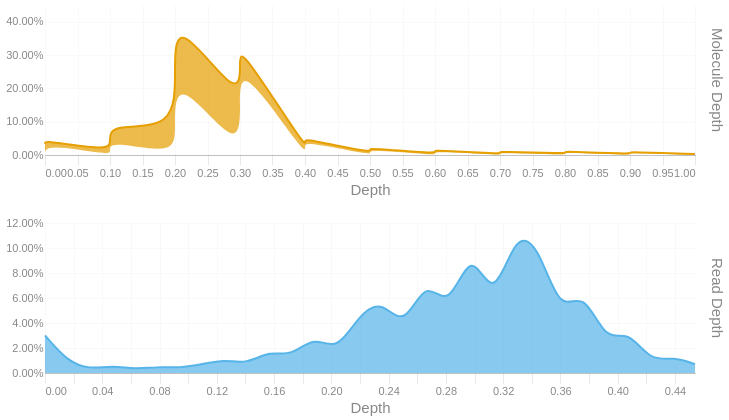

Source (notebook cell):
### Code cell
readdep = depth_hist(tb['Read Depth'], q99, 3)
readdep = readdep.with_columns(pl.lit('Read Depth').alias('Metric'))
if not SKIPLR:
    moldep = depth_hist(tb['Molecule Depth'], mol_q99, 1)
    moldep = moldep.with_columns(pl.lit('Molecule Depth').alias('Metric'))
    _hist = pl.concat([readdep, moldep])
    _hist = _hist.filter(pl.col('Proportion') != 0)
    with SafeRender(_hist):
        (
            alt.Chart(_hist)        
            .mark_area(interpolate = "basis")
            .encode(
                x=alt.X('Bin:Q').scale(domainMin=0).axis(alt.Axis(title='Depth')),
                y = alt.Y('Proportion:Q', title = None).axis(format = '.2%'),
                color = alt.Color('Metric:N').legend(None),
                row = alt.Row("Metric:N").header(title = None, labelOrient = 'right'),
                tooltip = [
                    alt.Tooltip("Metric:N", title = "Metric"),
                    alt.Tooltip('Interval:N', title = "Depth Interval"),
                    alt.Tooltip('Proportion:Q', title = "% Alignments").format('.2%')
                ]
            )
            .resolve_scale(x='independent', y='independent')
            .properties(
                height = 150, width = 650,
                usermeta={'embedOptions': {'downloadFileName': f'{samplename}.depth.hist'}}
            )
        ).display()
else:
    readdep = readdep.filter(pl.col('Proportion') != 0)
    with SafeRender(readdep):
        (
            alt.Chart(readdep)        
            .mark_area(interpolate = "basis")
            .encode(
                x=alt.X('Bin:Q').scale(domainMin=0).axis(alt.Axis(title='Depth')),
                y = alt.Y('Proportion:Q', title = None).axis(format = '.2%'),
                tooltip = [
                    alt.Tooltip('Interval:N', title = "Depth Interval"),
                    alt.Tooltip('Proportion:Q', title = "% Alignments").format('.2%')
                ]
            )
            .properties(
                usermeta={'embedOptions': {'downloadFileName': f'{samplename}.depth.hist'}}
            )
        ).display()

### Figure 1 — Vega-Lite specification as saved in the notebook (floating-point values rounded to 4 significant figures)
{"width": 650, "height": 150, "config": {"title": {"anchor": "start", "dy": -15, "fontSize": 18, "color": "#888888", "subtitleColor": "#888888", "subtitleFontSize": 14}, "arc": {"fill": "#0072B2"}, "axis": {"domainColor": "#888888", "domainWidth": 0.5, "gridWidth": 0.2, "grid": false, "titleFontWeight": 400, "titleFontSize": 15, "labelFontSize": 11, "labelColor": "#888888", "tickColor": "#888888", "tickWidth": 0.2, "titleColor": "#888888"}, "axisBand": {"grid": false}, "axisX": {"grid": true, "tickSize": 10, "domainCap": "round"}, "axisY": {"domain": false, "grid": true, "tickSize": 0, "domainCap": "round"}, "background": "transparent", "header": {"labelFontSize": 15, "labelColor": "#888888", "titleFontSize": 15, "titleFontWeight": 600, "titleColor": "#888888"}, "legend": {"labelFont": "sans-serif", "labelFontSize": 12, "labelColor": "#888888", "symbolSize": 100, "symbolType": "circle", "titleFontSize": 12, "titlePadding": 10, "titleColor": "#888888", "title": null}, "range": {"category": ["#E69F00", "#56B4E9", "#009E73", "#F0E442", "#0072B2", "#D55E00", "#CC79A7", "#000000"], "diverging": ["#cfe8f3", "#a2d4ec", "#73bfe2", "#46abdb", "#1696d2", "#12719e"]}, "area": {"fill": "#0072B2", "fillOpacity": 0.7, "line": true, "strokeOpacity": 0.7}, "line": {"color": "#0072B2", "stroke": "#0072B2", "strokeWidth": 2}, "trail": {"color": "#0072B2", "stroke": "#0072B2", "strokeWidth": 0, "size": 1}, "point": {"filled": true, "fillOpacity": 1.0, "size": 95}, "text": {"color": "#888888", "fontSize": 11, "align": "right", "fontWeight": 400, "size": 11}, "bar": {"fill": "#0072B2", "stroke": null}, "view": {"stroke": null, "continuousWidth": 660, "continuousHeight": 400}}, "data": {"name": "data-d2161243f4886a08bdf7d50e801d9c6e"}, "mark": {"type": "area", "interpolate": "basis"}, "encoding": {"color": {"field": "Metric", "legend": null, "type": "nominal"}, "row": {"field": "Metric", "header": {"title": null, "labelOrient": "right"}, "type": "nominal"}, "tooltip": [{"field": "Metric", "title": "Metric", "type": "nominal"}, {"field": "Interval", "title": "Depth Interval", "type": "nominal"}, {"field": "Proportion", "format": ".2%", "title": "% Alignments", "type": "quantitative"}], "x": {"axis": {"title": "Depth"}, "field": "Bin", "scale": {"domainMin": 0}, "type": "quantitative"}, "y": {"axis": {"format": ".2%"}, "field": "Proportion", "title": null, "type": "quantitative"}}, "resolve": {"scale": {"x": "independent", "y": "independent"}}, "usermeta": {"embedOptions": {"downloadFileName": "S6_Altamaha_3958.depth.hist"}}, "$schema": "https://vega.github.io/schema/vega-lite/v6.1.0.json", "datasets": {"data-d2161243f4886a08bdf7d50e801d9c6e": [{"Bin": 0.0, "Interval": "0.0-0.016", "Proportion": 0.03, "Metric": "Read Depth"}, {"Bin": 0.016, "Interval": "0.016-0.031", "Proportion": 0.009, "Metric": "Read Depth"}, {"Bin": 0.031, "Interval": "0.031-0.047", "Proportion": 0.003, "Metric": "Read Depth"}, {"Bin": 0.047, "Interval": "0.047-0.063", "Proportion": 0.006, "Metric": "Read Depth"}, {"Bin": 0.063, "Interval": "0.063-0.078", "Proportion": 0.003, "Metric": "Read Depth"}, {"Bin": 0.078, "Interval": "0.078-0.094", "Proportion": 0.005, "Metric": "Read Depth"}, {"Bin": 0.094, "Interval": "0.094-0.11", "Proportion": 0.004, "Metric": "Read Depth"}, {"Bin": 0.11, "Interval": "0.11-0.125", "Proportion": 0.007, "Metric": "Read Depth"}, {"Bin": 0.125, "Interval": "0.125-0.141", "Proportion": 0.011, "Metric": "Read Depth"}, {"Bin": 0.141, "Interval": "0.141-0.157", "Proportion": 0.007, "Metric": "Read Depth"}, {"Bin": 0.157, "Interval": "0.157-0.172", "Proportion": 0.018, "Metric": "Read Depth"}, {"Bin": 0.172, "Interval": "0.172-0.188", "Proportion": 0.013, "Metric": "Read Depth"}, {"Bin": 0.188, "Interval": "0.188-0.204", "Proportion": 0.03, "Metric": "Read Depth"}, {"Bin": 0.204, "Interval": "0.204-0.219", "Proportion": 0.017, "Metric": "Read Depth"}, {"Bin": 0.219, "Interval": "0.219-0.235", "Proportion": 0.046, "Metric": "Read Depth"}, {"Bin": 0.235, "Interval": "0.235-0.251", "Proportion": 0.059, "Metric": "Read Depth"}, {"Bin": 0.251, "Interval": "0.251-0.266", "Proportion": 0.035, "Metric": "Read Depth"}, {"Bin": 0.266, "Interval": "0.266-0.282", "Proportion": 0.077, "Metric": "Read Depth"}, {"Bin": 0.282, "Interval": "0.282-0.298", "Proportion": 0.049, "Metric": "Read Depth"}, {"Bin": 0.298, "Interval": "0.298-0.313", "Proportion": 0.103, "Metric": "Read Depth"}, {"Bin": 0.313, "Interval": "0.313-0.329", "Proportion": 0.054, "Metric": "Read Depth"}, {"Bin": 0.329, "Interval": "0.329-0.345", "Proportion": 0.114, "Metric": "Read Depth"}, {"Bin": 0.345, "Interval": "0.345-0.36", "Proportion": 0.101, "Metric": "Read Depth"}, {"Bin": 0.36, "Interval": "0.36-0.376", "Proportion": 0.047, "Metric": "Read Depth"}, {"Bin": 0.376, "Interval": "0.376-0.392", "Proportion": 0.067, "Metric": "Read Depth"}, {"Bin": 0.392, "Interval": "0.392-0.407", "Proportion": 0.024, "Metric": "Read Depth"}, {"Bin": 0.407, "Interval": "0.407-0.423", "Proportion": 0.035, "Metric": "Read Depth"}, {"Bin": 0.423, "Interval": "0.423-0.439", "Proportion": 0.009, "Metric": "Read Depth"}, {"Bin": 0.439, "Interval": "0.439-0.454", "Proportion": 0.013, "Metric": "Read Depth"}, {"Bin": 0.454, "Interval": "0.454-0.47", "Proportion": 0.007, "Metric": "Read Depth"}, {"Bin": 0.0, "Interval": "0.0-0.0", "Proportion": 0.034, "Metric": "Molecule Depth"}, {"Bin": 0.0, "Interval": "0.0-0.1", "Proportion": 0.01, "Metric": "Molecule Depth"}, {"Bin": 0.1, "Interval": "0.1-0.1", "Proportion": 0.012, "Metric": "Molecule Depth"}, {"Bin": 0.1, "Interval": "0.1-0.1", "Proportion": 0.031, "Metric": "Molecule Depth"}, {"Bin": 0.1, "Interval": "0.1-0.2", "Proportion": 0.049, "Metric": "Molecule Depth"}, {"Bin": 0.2, "Interval": "0.2-0.2", "Proportion": 0.078, "Metric": "Molecule Depth"}, {"Bin": 0.2, "Interval": "0.2-0.2", "Proportion": 0.172, "Metric": "Molecule Depth"}, {"Bin": 0.2, "Interval": "0.2-0.3", "Proportion": 0.172, "Metric": "Molecule Depth"}, {"Bin": 0.3, "Interval": "0.3-0.3", "Proportion": 0.156, "Metric": "Molecule Depth"}, {"Bin": 0.3, "Interval": "0.3-0.3", "Proportion": 0.126, "Metric": "Molecule Depth"}, {"Bin": 0.3, "Interval": "0.3-0.4", "Proportion": 0.044, "Metric": "Molecule Depth"}, {"Bin": 0.4, "Interval": "0.4-0.4", "Proportion": 0.024, "Metric": "Molecule Depth"}, {"Bin": 0.4, "Interval": "0.4-0.4", "Proportion": 0.017, "Metric": "Molecule Depth"}, {"Bin": 0.4, "Interval": "0.4-0.5", "Proportion": 0.008, "Metric": "Molecule Depth"}, {"Bin": 0.5, "Interval": "0.5-0.5", "Proportion": 0.007, "Metric": "Molecule Depth"}, {"Bin": 0.5, "Interval": "0.5-0.5", "Proportion": 0.009, "Metric": "Molecule Depth"}, {"Bin": 0.5, "Interval": "0.5-0.6", "Proportion": 0.005, "Metric": "Molecule Depth"}, {"Bin": 0.6, "Interval": "0.6-0.6", "Proportion": 0.004, "Metric": "Molecule Depth"}, {"Bin": 0.6, "Interval": "0.6-0.6", "Proportion": 0.007, "Metric": "Molecule Depth"}, {"Bin": 0.6, "Interval": "0.6-0.7", "Proportion": 0.004, "Metric": "Molecule Depth"}, {"Bin": 0.7, "Interval": "0.7-0.7", "Proportion": 0.003, "Metric": "Molecule Depth"}, {"Bin": 0.7, "Interval": "0.7-0.7", "Proportion": 0.004, "Metric": "Molecule Depth"}, {"Bin": 0.7, "Interval": "0.7-0.8", "Proportion": 0.004, "Metric": "Molecule Depth"}, {"Bin": 0.8, "Interval": "0.8-0.8", "Proportion": 0.004, "Metric": "Molecule Depth"}, {"Bin": 0.8, "Interval": "0.8-0.8", "Proportion": 0.004, "Metric": "Molecule Depth"}, {"Bin": 0.8, "Interval": "0.8-0.9", "Proportion": 0.003, "Metric": "Molecule Depth"}, {"Bin": 0.9, "Interval": "0.9-0.9", "Proportion": 0.003, "Metric": "Molecule Depth"}, {"Bin": 0.9, "Interval": "0.9-0.9", "Proportion": 0.004, "Metric": "Molecule Depth"}, {"Bin": 0.9, "Interval": "0.9-1.0", "Proportion": 0.002, "Metric": "Molecule Depth"}, {"Bin": 1.0, "Interval": "1.0-1.0", "Proportion": 0.003, "Metric": "Molecule Depth"}]}}
